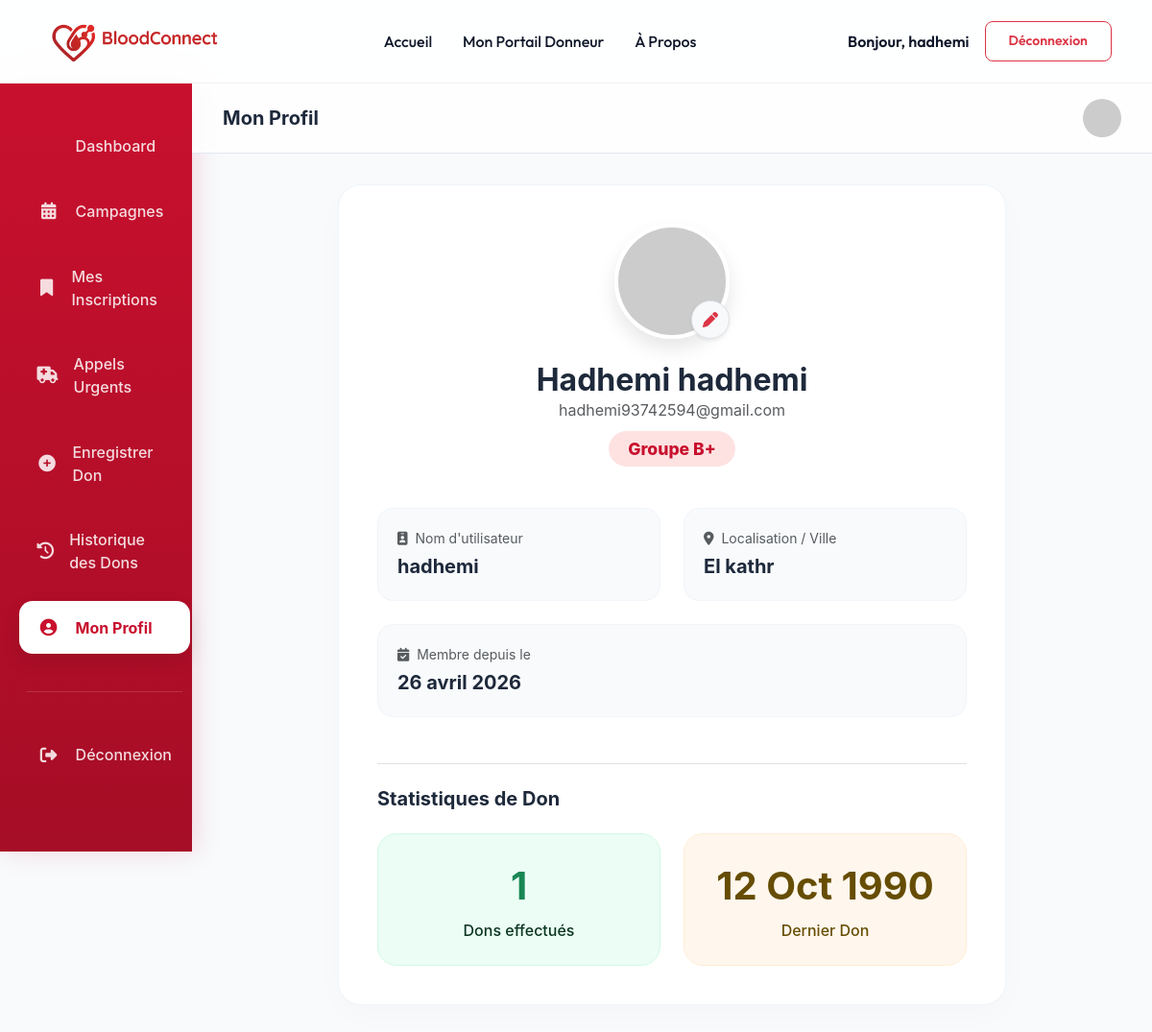
The page /comptes/profile/ (signed in) on the database as committed earlier.
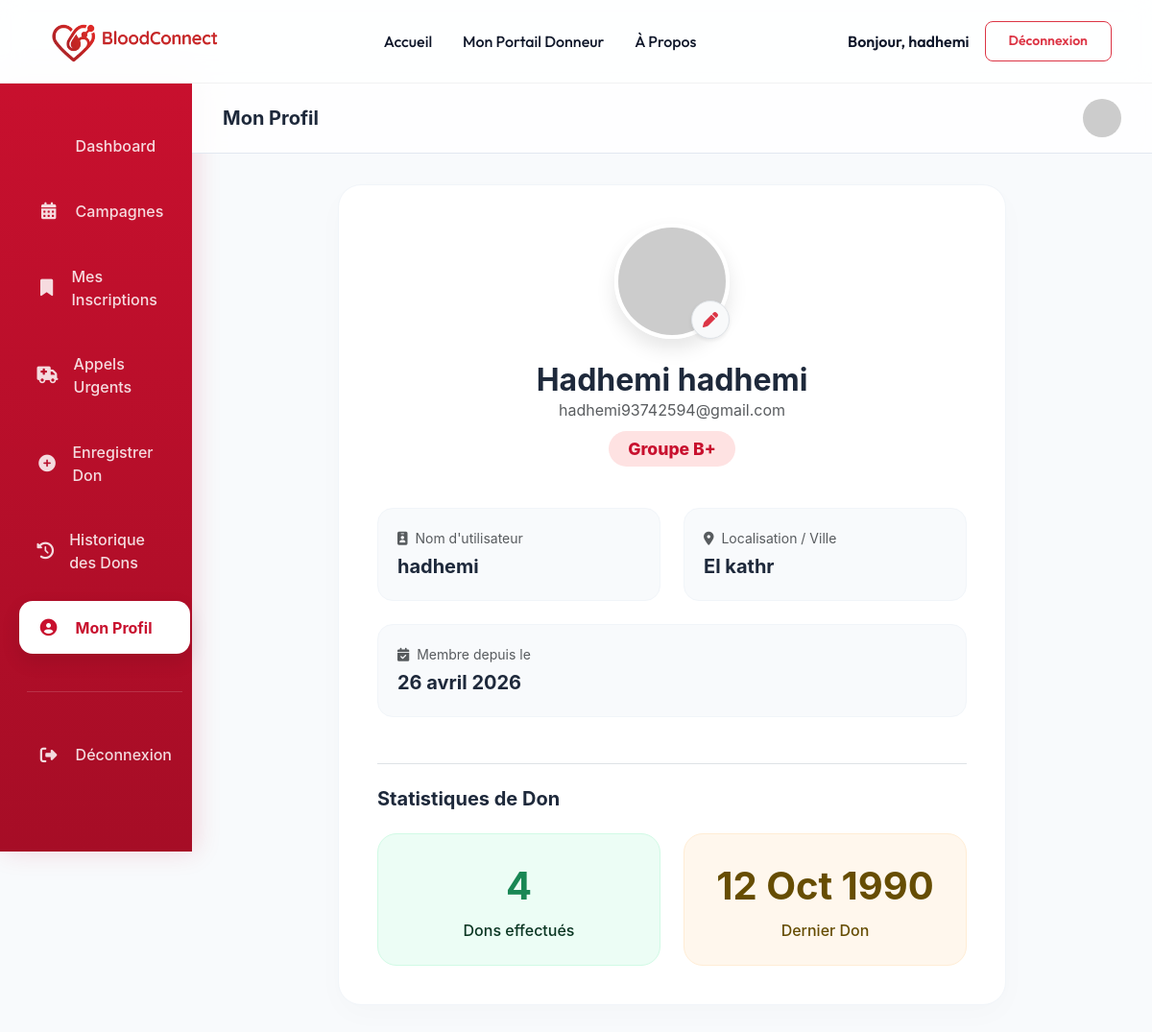
The same page on the database as committed later.
### comptes/models.py (models this page shows, shortened)
class User(AbstractUser):
    ROLE_CHOICES = (
        ('donneur', 'Donneur'),
        ('hopital', 'Hopital'),
        ('admin', 'Admin'),
    )
    role = models.CharField(max_length=20, choices=ROLE_CHOICES, default='donneur')

class Donneur(models.Model):
    user = models.OneToOneField(User, on_delete=models.CASCADE)
    groupe_sanguin = models.CharField(max_length=3, choices=[
    ('A+', 'A+'), ('A-', 'A-'), ('B+', 'B+'), ('B-', 'B-'),
    ('AB+', 'AB+'), ('AB-', 'AB-'), ('O+', 'O+'), ('O-', 'O-'),
])
    sexe = models.CharField(max_length=1, choices=[('M', 'Homme'), ('F', 'Femme')])
    date_naissance = models.DateField()
    ville = models.CharField(max_length=100)
    actif = models.BooleanField(default=True)
    derniere_don = models.DateField(null=True, blank=True)

### comptes/views.py (the view)
# urls.py: path("profile/", views.profile, name="profile"),
@login_required
def profile(request):
    return render(request, "comptes/profile.html")

### comptes/templates/comptes/profile.html (shortened to what the changed rows need)
{% load static %}
<!DOCTYPE html>
<html lang="fr">
<head>
    <link href="https://cdn.jsdelivr.net/npm/bootstrap@5.3.2/dist/css/bootstrap.min.css" rel="stylesheet">
    <link rel="stylesheet" href="https://cdnjs.cloudflare.com/ajax/libs/font-awesome/6.4.2/css/all.min.css">
</head>
<body>
    {% include 'header.html' %}
    <div class="container-fluid">
        <div class="row">
            <div class="col-lg-10 p-0">
                <div class="dashboard-content">
                    <div class="row justify-content-center">
                        <div class="col-xl-9">
                            <div class="card-custom">
                                <div class="text-center mb-5">
                                    <div class="position-relative d-inline-block mb-4">
                                        <img src="https://ui-avatars.com/api/?name={{ user.get_full_name|default:user.username }}&size=200&background=C8102E&color=fff" class="profile-avatar" alt="Avatar">
                                        <a href="{% url 'profile_update' %}" class="btn btn-light rounded-circle position-absolute bottom-0 end-0 border shadow-sm" style="width: 40px; height: 40px; display: flex; align-items: center; justify-content: center;">
                                        </a>
                                    </div>
                                    <h2 class="fw-bold m-0">{{ user.get_full_name|default:user.username }}</h2>
                                    <p class="text-muted mb-3">{{ user.email }}</p>
                                    {% if user.is_superuser or user.role == 'admin' %}
                                        <span class="badge bg-dark rounded-pill px-4 py-2"><i class="fas fa-user-shield me-1"></i> Administrateur</span>
                                    {% elif user.role == 'hopital' %}
                                        <span class="badge bg-primary rounded-pill px-4 py-2">Hôpital Partenaire</span>
                                    {% elif user.role == 'donneur' %}
                                        <span class="badge-blood">Groupe {{ user.donneur.groupe_sanguin }}</span>
                                    {% endif %}
                                </div>
                                <div class="row g-4 mb-5">
                                    <div class="col-md-6">
                                        <div class="info-box">
                                            <small class="text-muted d-block mb-1"><i class="fas fa-id-badge me-1"></i> Nom d'utilisateur</small>
                                            <span class="fw-bold fs-5">{{ user.username }}</span>
                                        </div>
                                    </div>
                                    <div class="col-md-6">
                                        <div class="info-box">
                                            <small class="text-muted d-block mb-1"><i class="fas fa-map-marker-alt me-1"></i> Localisation / Ville</small>
                                            <span class="fw-bold fs-5">
                                                {% if user.is_superuser or user.role == 'admin' %}
                                                    Accès Global (Admin)
                                                {% elif user.role == 'hopital' %}
                                                    {{ user.hopital.ville|default:"Non défini" }}
                                                {% else %}
                                                    {{ user.donneur.ville|default:"Non défini" }}
                                                {% endif %}
                                            </span>
                                        </div>
                                    </div>
                                    <div class="col-md-12">
                                        <div class="info-box">
                                            <small class="text-muted d-block mb-1"><i class="fas fa-calendar-check me-1"></i> Membre depuis le</small>
                                            <span class="fw-bold fs-5">{{ user.date_joined|date:"d F Y" }}</span>
                                        </div>
                                    </div>
                                </div>
                                {% if user.role == 'donneur' %}
                                    <div class="pt-4 border-top">
                                        <h5 class="fw-bold mb-4">Statistiques de Don</h5>
                                        <div class="row g-4">
                                            <div class="col-md-6">
                                                <div class="stat-box" style="background: #ECFDF5; border: 1px solid #D1FAE5;">
                                                    <div class="text-success fs-1 fw-bold mb-1">{{ user.donneur.dons.count }}</div>
                                                    <div class="text-success-emphasis fw-medium">Dons effectués</div>
                                                </div>
                                            </div>
                                            <div class="col-md-6">
                                                <div class="stat-box" style="background: #FFF7ED; border: 1px solid #FFEDD5;">
                                                    <div class="text-warning-emphasis fs-1 fw-bold mb-1">
                                                        {% if user.donneur.derniere_don %}
                                                            {{ user.donneur.derniere_don|date:"d M Y" }}
                                                        {% else %}
                                                            Jamais
                                                        {% endif %}
                                                    </div>
                                                    <div class="text-warning-emphasis fw-medium">Dernier Don</div>
                                                </div>
                                            </div>
                                        </div>
                                    </div>
                                {% endif %}
                            </div>
                        </div>
                    </div>
                </div>
            </div>
        </div>
    </div>
</body>
</html>

### templates/header.html (shortened to what this page needs)
{% load static %}
<header class="header">
    <nav class="container d-flex align-items-center justify-content-between">
        <div class="logo d-flex align-items-center gap-2">
            <a href="{% url 'accueil' %}">
                <img src="{% static 'images/BloodConnect.png' %}" alt="Logo" width="200" height="60" style="object-fit: contain;">
            </a>
        </div>
        <div class="d-none d-lg-flex align-items-center">
            <a href="{% url 'accueil' %}" class="nav-link">Accueil</a>
            {% if user.is_authenticated %}
                {% if user.is_superuser or user.role == 'admin' %}
                    <a href="{% url 'admin_dashboard' %}" class="nav-link">Tableau de Bord Admin</a>
                {% elif user.role == 'hopital' %}
                    <a href="{% url 'dashboard_hopital' %}" class="nav-link">Portail Hospitalier</a>
                {% elif user.role == 'donneur' %}
                    <a href="{% url 'dashboard_donneur' %}" class="nav-link">Mon Portail Donneur</a>
                {% endif %}
            {% endif %}
            <a href="{% url 'about' %}" class="nav-link">À Propos</a>
        </div>
        <div class="d-flex align-items-center gap-3">
            {% if user.is_authenticated %}
                <span class="navbar-text d-none d-md-inline-block">Bonjour, {{ user.username }}</span>
                <a href="{% url 'logout' %}" class="btn btn-outline-danger btn-sm">Déconnexion</a>
            {% else %}
                <a href="{% url 'login' %}" class="btn btn-primary-red">Connexion</a>
                <a href="{% url 'register' %}" class="btn btn-outline-dark px-3 py-2 rounded-3 fw-bold" style="text-decoration: none;">Inscription</a>
            {% endif %}
        </div>
    </nav>
</header>

Rows that differ between the two databases and show on the page:
changed User "Hadhemi hadhemi": donneur.dons.count "1" → "4"
